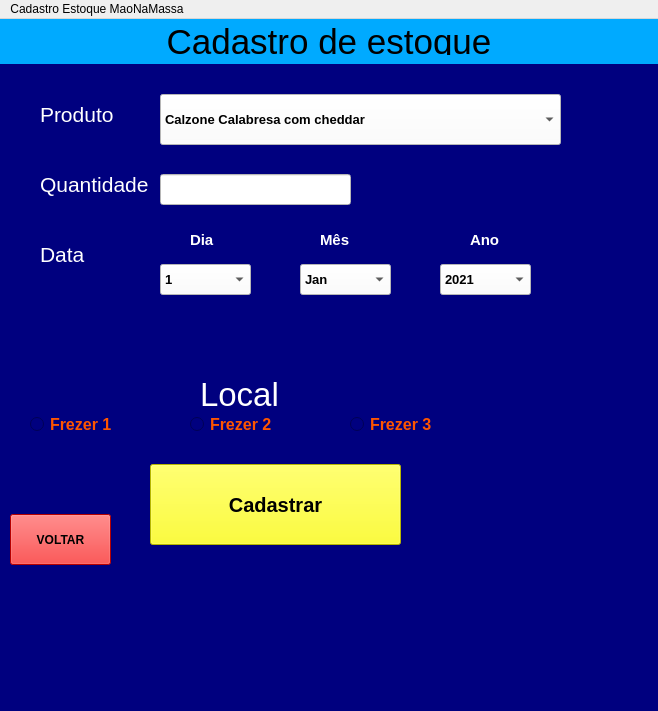
<?xml version="1.0" encoding="UTF-8"?>
<ui version="4.0">
 <class>MainWindow</class>
 <widget class="QMainWindow" name="MainWindow">
  <property name="geometry">
   <rect>
    <x>0</x>
    <y>0</y>
    <width>658</width>
    <height>711</height>
   </rect>
  </property>
  <property name="windowTitle">
   <string>MainWindow</string>
  </property>
  <property name="styleSheet">
   <string notr="true">backgroud-color: rgb(0, 0, 255);</string>
  </property>
  <widget class="QWidget" name="centralwidget">
   <layout class="QVBoxLayout" name="verticalLayout">
    <property name="spacing">
     <number>0</number>
    </property>
    <property name="leftMargin">
     <number>0</number>
    </property>
    <property name="topMargin">
     <number>0</number>
    </property>
    <property name="rightMargin">
     <number>0</number>
    </property>
    <property name="bottomMargin">
     <number>0</number>
    </property>
    <item>
     <widget class="QFrame" name="frame">
      <property name="maximumSize">
       <size>
        <width>16777215</width>
        <height>45</height>
       </size>
      </property>
      <property name="styleSheet">
       <string notr="true">background-color: rgb(0, 170, 255);</string>
      </property>
      <property name="frameShape">
       <enum>QFrame::NoFrame</enum>
      </property>
      <property name="frameShadow">
       <enum>QFrame::Raised</enum>
      </property>
      <layout class="QVBoxLayout" name="verticalLayout_2">
       <item>
        <widget class="QLabel" name="label">
         <property name="maximumSize">
          <size>
           <width>16777215</width>
           <height>16777215</height>
          </size>
         </property>
         <property name="font">
          <font>
           <pointsize>26</pointsize>
          </font>
         </property>
         <property name="layoutDirection">
          <enum>Qt::LeftToRight</enum>
         </property>
         <property name="frameShape">
          <enum>QFrame::NoFrame</enum>
         </property>
         <property name="text">
          <string>Cadastro de estoque</string>
         </property>
         <property name="alignment">
          <set>Qt::AlignCenter</set>
         </property>
        </widget>
       </item>
      </layout>
     </widget>
    </item>
    <item>
     <widget class="QFrame" name="frame_2">
      <property name="styleSheet">
       <string notr="true">background-color: rgb(0, 0, 127);</string>
      </property>
      <property name="frameShape">
       <enum>QFrame::NoFrame</enum>
      </property>
      <property name="frameShadow">
       <enum>QFrame::Raised</enum>
      </property>
      <widget class="QLabel" name="label_4">
       <property name="geometry">
        <rect>
         <x>200</x>
         <y>300</y>
         <width>281</width>
         <height>61</height>
        </rect>
       </property>
       <property name="font">
        <font>
         <pointsize>25</pointsize>
        </font>
       </property>
       <property name="styleSheet">
        <string notr="true">color: rgb(255, 255, 255);</string>
       </property>
       <property name="text">
        <string>Local</string>
       </property>
      </widget>
      <widget class="QRadioButton" name="radioButton">
       <property name="geometry">
        <rect>
         <x>30</x>
         <y>350</y>
         <width>101</width>
         <height>21</height>
        </rect>
       </property>
       <property name="font">
        <font>
         <pointsize>12</pointsize>
         <weight>75</weight>
         <italic>false</italic>
         <bold>true</bold>
         <underline>false</underline>
         <strikeout>false</strikeout>
         <kerning>true</kerning>
        </font>
       </property>
       <property name="cursor">
        <cursorShape>PointingHandCursor</cursorShape>
       </property>
       <property name="styleSheet">
        <string notr="true">color: rgb(255, 85, 0);</string>
       </property>
       <property name="text">
        <string>Frezer 1</string>
       </property>
      </widget>
      <widget class="QRadioButton" name="radioButton_2">
       <property name="geometry">
        <rect>
         <x>190</x>
         <y>350</y>
         <width>101</width>
         <height>21</height>
        </rect>
       </property>
       <property name="font">
        <font>
         <pointsize>12</pointsize>
         <weight>75</weight>
         <italic>false</italic>
         <bold>true</bold>
         <underline>false</underline>
         <strikeout>false</strikeout>
         <kerning>true</kerning>
        </font>
       </property>
       <property name="cursor">
        <cursorShape>PointingHandCursor</cursorShape>
       </property>
       <property name="styleSheet">
        <string notr="true">color: rgb(255, 85, 0);</string>
       </property>
       <property name="text">
        <string>Frezer 2</string>
       </property>
      </widget>
      <widget class="QRadioButton" name="radioButton_3">
       <property name="geometry">
        <rect>
         <x>350</x>
         <y>350</y>
         <width>101</width>
         <height>21</height>
        </rect>
       </property>
       <property name="font">
        <font>
         <pointsize>12</pointsize>
         <weight>75</weight>
         <italic>false</italic>
         <bold>true</bold>
         <underline>false</underline>
         <strikeout>false</strikeout>
         <kerning>true</kerning>
        </font>
       </property>
       <property name="cursor">
        <cursorShape>PointingHandCursor</cursorShape>
       </property>
       <property name="styleSheet">
        <string notr="true">color: rgb(255, 85, 0);</string>
       </property>
       <property name="text">
        <string>Frezer 3</string>
       </property>
      </widget>
      <widget class="QLabel" name="label_5">
       <property name="geometry">
        <rect>
         <x>40</x>
         <y>90</y>
         <width>151</width>
         <height>61</height>
        </rect>
       </property>
       <property name="font">
        <font>
         <pointsize>16</pointsize>
        </font>
       </property>
       <property name="styleSheet">
        <string notr="true">color: rgb(255, 255, 255);</string>
       </property>
       <property name="text">
        <string>Quantidade</string>
       </property>
      </widget>
      <widget class="QLineEdit" name="lineEdit">
       <property name="geometry">
        <rect>
         <x>160</x>
         <y>110</y>
         <width>191</width>
         <height>31</height>
        </rect>
       </property>
       <property name="font">
        <font>
         <stylestrategy>PreferAntialias</stylestrategy>
        </font>
       </property>
       <property name="focusPolicy">
        <enum>Qt::StrongFocus</enum>
       </property>
       <property name="contextMenuPolicy">
        <enum>Qt::NoContextMenu</enum>
       </property>
       <property name="acceptDrops">
        <bool>false</bool>
       </property>
       <property name="styleSheet">
        <string notr="true">background-color: rgb(255, 255, 255);</string>
       </property>
      </widget>
      <widget class="QPushButton" name="pushButton">
       <property name="geometry">
        <rect>
         <x>150</x>
         <y>400</y>
         <width>251</width>
         <height>81</height>
        </rect>
       </property>
       <property name="font">
        <font>
         <pointsize>15</pointsize>
         <weight>75</weight>
         <bold>true</bold>
         <strikeout>false</strikeout>
        </font>
       </property>
       <property name="cursor">
        <cursorShape>PointingHandCursor</cursorShape>
       </property>
       <property name="styleSheet">
        <string notr="true">background-color: rgb(255, 255, 0);</string>
       </property>
       <property name="text">
        <string>Cadastrar</string>
       </property>
      </widget>
      <widget class="QPushButton" name="pushButton_2">
       <property name="geometry">
        <rect>
         <x>10</x>
         <y>450</y>
         <width>101</width>
         <height>51</height>
        </rect>
       </property>
       <property name="font">
        <font>
         <weight>75</weight>
         <bold>true</bold>
        </font>
       </property>
       <property name="cursor">
        <cursorShape>ClosedHandCursor</cursorShape>
       </property>
       <property name="styleSheet">
        <string notr="true">background-color: rgb(255, 0, 0);</string>
       </property>
       <property name="text">
        <string>VOLTAR</string>
       </property>
      </widget>
      <widget class="QLabel" name="label_6">
       <property name="geometry">
        <rect>
         <x>40</x>
         <y>160</y>
         <width>151</width>
         <height>61</height>
        </rect>
       </property>
       <property name="font">
        <font>
         <pointsize>16</pointsize>
        </font>
       </property>
       <property name="styleSheet">
        <string notr="true">color: rgb(255, 255, 255);</string>
       </property>
       <property name="text">
        <string>Data</string>
       </property>
      </widget>
      <widget class="QLabel" name="label_7">
       <property name="geometry">
        <rect>
         <x>40</x>
         <y>20</y>
         <width>151</width>
         <height>61</height>
        </rect>
       </property>
       <property name="sizePolicy">
        <sizepolicy hsizetype="Expanding" vsizetype="Expanding">
         <horstretch>0</horstretch>
         <verstretch>0</verstretch>
        </sizepolicy>
       </property>
       <property name="font">
        <font>
         <pointsize>16</pointsize>
        </font>
       </property>
       <property name="styleSheet">
        <string notr="true">color: rgb(255, 255, 255);</string>
       </property>
       <property name="text">
        <string>Produto</string>
       </property>
      </widget>
      <widget class="QToolBox" name="toolBox">
       <property name="geometry">
        <rect>
         <x>-210</x>
         <y>180</y>
         <width>69</width>
         <height>123</height>
        </rect>
       </property>
       <property name="currentIndex">
        <number>0</number>
       </property>
       <widget class="QWidget" name="page">
        <property name="geometry">
         <rect>
          <x>0</x>
          <y>0</y>
          <width>69</width>
          <height>69</height>
         </rect>
        </property>
        <attribute name="label">
         <string>Page 1</string>
        </attribute>
       </widget>
       <widget class="QWidget" name="page_2">
        <property name="geometry">
         <rect>
          <x>0</x>
          <y>0</y>
          <width>69</width>
          <height>69</height>
         </rect>
        </property>
        <attribute name="label">
         <string>Page 2</string>
        </attribute>
       </widget>
      </widget>
      <widget class="QComboBox" name="comboBox">
       <property name="geometry">
        <rect>
         <x>160</x>
         <y>30</y>
         <width>401</width>
         <height>51</height>
        </rect>
       </property>
       <property name="font">
        <font>
         <family>Segoe UI Symbol</family>
         <pointsize>10</pointsize>
         <weight>75</weight>
         <bold>true</bold>
        </font>
       </property>
       <property name="styleSheet">
        <string notr="true">background-color: rgb(255, 255, 255);
alternate-background-color: rgb(255, 85, 0);
selection-color: rgb(0, 255, 0);</string>
       </property>
       <item>
        <property name="text">
         <string>Calzone Calabresa com cheddar</string>
        </property>
       </item>
       <item>
        <property name="text">
         <string>Calzone Calabresa com cebola</string>
        </property>
       </item>
       <item>
        <property name="text">
         <string>Calzone Quatro queijos</string>
        </property>
       </item>
       <item>
        <property name="text">
         <string>Calzone frango</string>
        </property>
       </item>
       <item>
        <property name="text">
         <string>Calzone Camarao</string>
        </property>
       </item>
       <item>
        <property name="text">
         <string>Calzone Bolonhesa</string>
        </property>
       </item>
       <item>
        <property name="text">
         <string>Mini Pizza calabresa</string>
        </property>
       </item>
       <item>
        <property name="text">
         <string>Mini Pizza mussarela</string>
        </property>
       </item>
       <item>
        <property name="text">
         <string>Mini Pizza frango</string>
        </property>
       </item>
      </widget>
      <widget class="QComboBox" name="comboBox_2">
       <property name="geometry">
        <rect>
         <x>160</x>
         <y>200</y>
         <width>91</width>
         <height>31</height>
        </rect>
       </property>
       <property name="font">
        <font>
         <pointsize>10</pointsize>
         <weight>75</weight>
         <bold>true</bold>
        </font>
       </property>
       <property name="styleSheet">
        <string notr="true">background-color: rgb(255, 255, 255);</string>
       </property>
       <item>
        <property name="text">
         <string>1</string>
        </property>
       </item>
       <item>
        <property name="text">
         <string>2</string>
        </property>
       </item>
       <item>
        <property name="text">
         <string>3</string>
        </property>
       </item>
       <item>
        <property name="text">
         <string>4</string>
        </property>
       </item>
       <item>
        <property name="text">
         <string>5</string>
        </property>
       </item>
       <item>
        <property name="text">
         <string>6</string>
        </property>
       </item>
       <item>
        <property name="text">
         <string>7</string>
        </property>
       </item>
       <item>
        <property name="text">
         <string>8</string>
        </property>
       </item>
       <item>
        <property name="text">
         <string>9</string>
        </property>
       </item>
       <item>
        <property name="text">
         <string>10</string>
        </property>
       </item>
       <item>
        <property name="text">
         <string>11</string>
        </property>
       </item>
       <item>
        <property name="text">
         <string>12</string>
        </property>
       </item>
       <item>
        <property name="text">
         <string>13</string>
        </property>
       </item>
       <item>
        <property name="text">
         <string>14</string>
        </property>
       </item>
       <item>
        <property name="text">
         <string>15</string>
        </property>
       </item>
       <item>
        <property name="text">
         <string>16</string>
        </property>
       </item>
       <item>
        <property name="text">
         <string>17</string>
        </property>
       </item>
       <item>
        <property name="text">
         <string>18</string>
        </property>
       </item>
       <item>
        <property name="text">
         <string>19</string>
        </property>
       </item>
       <item>
        <property name="text">
         <string>20</string>
        </property>
       </item>
       <item>
        <property name="text">
         <string>21</string>
        </property>
       </item>
       <item>
        <property name="text">
         <string>22</string>
        </property>
       </item>
       <item>
        <property name="text">
         <string>23</string>
        </property>
       </item>
       <item>
        <property name="text">
         <string>24</string>
        </property>
       </item>
       <item>
        <property name="text">
         <string>25</string>
        </property>
       </item>
       <item>
        <property name="text">
         <string>26</string>
        </property>
       </item>
       <item>
        <property name="text">
         <string>27</string>
        </property>
       </item>
       <item>
        <property name="text">
         <string>28</string>
        </property>
       </item>
       <item>
        <property name="text">
         <string>29</string>
        </property>
       </item>
       <item>
        <property name="text">
         <string>30</string>
        </property>
       </item>
       <item>
        <property name="text">
         <string>31</string>
        </property>
       </item>
      </widget>
      <widget class="QLabel" name="label_8">
       <property name="geometry">
        <rect>
         <x>190</x>
         <y>160</y>
         <width>31</width>
         <height>31</height>
        </rect>
       </property>
       <property name="font">
        <font>
         <pointsize>11</pointsize>
         <weight>75</weight>
         <bold>true</bold>
        </font>
       </property>
       <property name="styleSheet">
        <string notr="true">color: rgb(255, 255, 255);</string>
       </property>
       <property name="text">
        <string>Dia</string>
       </property>
      </widget>
      <widget class="QLabel" name="label_9">
       <property name="geometry">
        <rect>
         <x>320</x>
         <y>160</y>
         <width>31</width>
         <height>31</height>
        </rect>
       </property>
       <property name="font">
        <font>
         <pointsize>11</pointsize>
         <weight>75</weight>
         <bold>true</bold>
        </font>
       </property>
       <property name="styleSheet">
        <string notr="true">color: rgb(255, 255, 255);</string>
       </property>
       <property name="text">
        <string>Mês</string>
       </property>
      </widget>
      <widget class="QLabel" name="label_10">
       <property name="geometry">
        <rect>
         <x>470</x>
         <y>160</y>
         <width>41</width>
         <height>31</height>
        </rect>
       </property>
       <property name="font">
        <font>
         <pointsize>11</pointsize>
         <weight>75</weight>
         <bold>true</bold>
        </font>
       </property>
       <property name="styleSheet">
        <string notr="true">color: rgb(255, 255, 255);</string>
       </property>
       <property name="text">
        <string>Ano</string>
       </property>
      </widget>
      <widget class="QComboBox" name="comboBox_3">
       <property name="geometry">
        <rect>
         <x>300</x>
         <y>200</y>
         <width>91</width>
         <height>31</height>
        </rect>
       </property>
       <property name="font">
        <font>
         <pointsize>10</pointsize>
         <weight>75</weight>
         <bold>true</bold>
        </font>
       </property>
       <property name="styleSheet">
        <string notr="true">background-color: rgb(255, 255, 255);</string>
       </property>
       <item>
        <property name="text">
         <string>Jan</string>
        </property>
       </item>
       <item>
        <property name="text">
         <string>Fev</string>
        </property>
       </item>
       <item>
        <property name="text">
         <string>Mar</string>
        </property>
       </item>
       <item>
        <property name="text">
         <string>Abr</string>
        </property>
       </item>
       <item>
        <property name="text">
         <string>Mai</string>
        </property>
       </item>
       <item>
        <property name="text">
         <string>Jun</string>
        </property>
       </item>
       <item>
        <property name="text">
         <string>Jul</string>
        </property>
       </item>
       <item>
        <property name="text">
         <string>Ago</string>
        </property>
       </item>
       <item>
        <property name="text">
         <string>Set</string>
        </property>
       </item>
       <item>
        <property name="text">
         <string>Otu</string>
        </property>
       </item>
       <item>
        <property name="text">
         <string>Nov</string>
        </property>
       </item>
       <item>
        <property name="text">
         <string>Dez</string>
        </property>
       </item>
      </widget>
      <widget class="QComboBox" name="comboBox_4">
       <property name="geometry">
        <rect>
         <x>440</x>
         <y>200</y>
         <width>91</width>
         <height>31</height>
        </rect>
       </property>
       <property name="font">
        <font>
         <pointsize>10</pointsize>
         <weight>75</weight>
         <bold>true</bold>
        </font>
       </property>
       <property name="styleSheet">
        <string notr="true">background-color: rgb(255, 255, 255);</string>
       </property>
       <item>
        <property name="text">
         <string>2021</string>
        </property>
       </item>
       <item>
        <property name="text">
         <string>2022</string>
        </property>
       </item>
       <item>
        <property name="text">
         <string>2023</string>
        </property>
       </item>
      </widget>
     </widget>
    </item>
   </layout>
  </widget>
  <widget class="QMenuBar" name="menubar">
   <property name="geometry">
    <rect>
     <x>0</x>
     <y>0</y>
     <width>658</width>
     <height>21</height>
    </rect>
   </property>
   <widget class="QMenu" name="menuCadastro_Estoque_MaoNaMassa">
    <property name="title">
     <string>Cadastro Estoque MaoNaMassa</string>
    </property>
   </widget>
   <addaction name="menuCadastro_Estoque_MaoNaMassa"/>
  </widget>
 </widget>
 <resources/>
 <connections/>
</ui>
